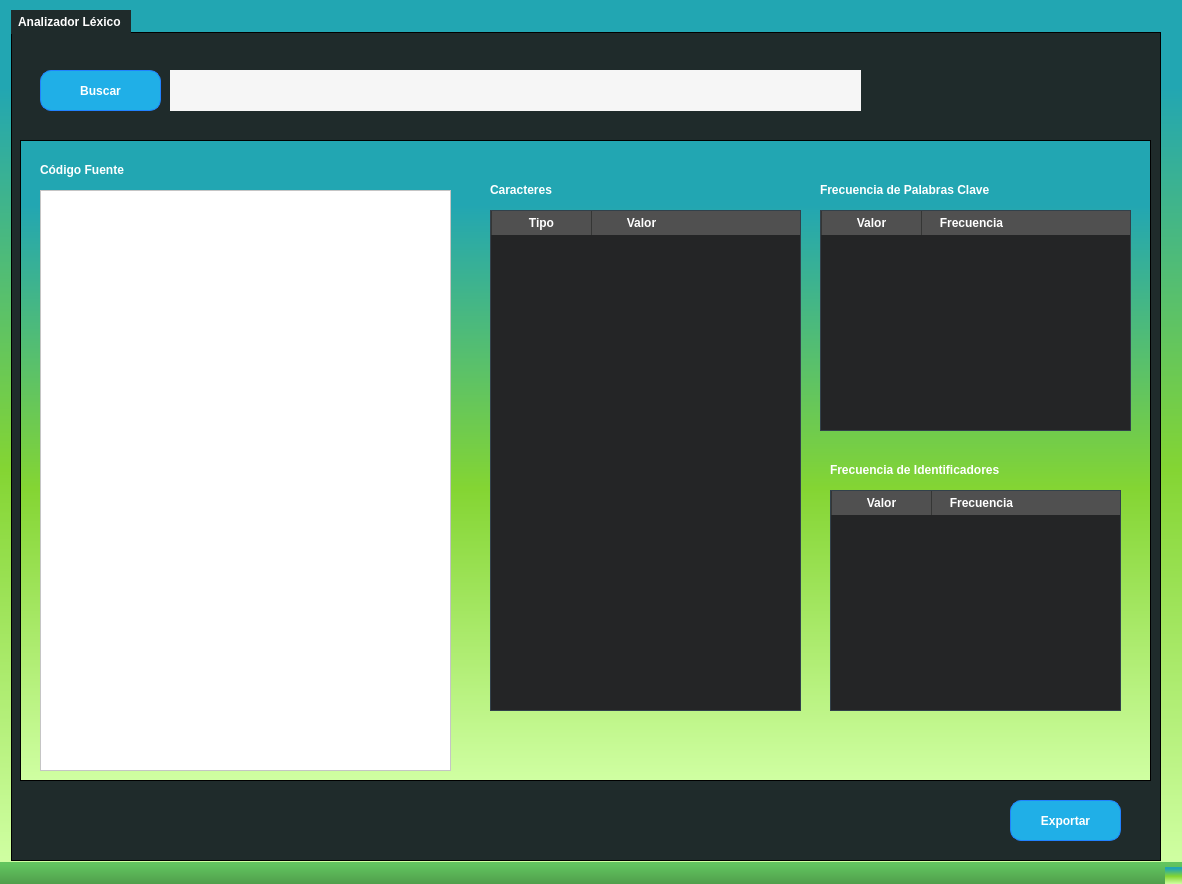
<?xml version="1.0" encoding="UTF-8"?>
<ui version="4.0">
 <class>MainWindow</class>
 <widget class="QMainWindow" name="MainWindow">
  <property name="geometry">
   <rect>
    <x>0</x>
    <y>0</y>
    <width>1182</width>
    <height>884</height>
   </rect>
  </property>
  <property name="windowTitle">
   <string>MainWindow</string>
  </property>
  <property name="styleSheet">
   <string notr="true">/*-----QWidget-----*/
QWidget
{
	background-color: qlineargradient(spread:repeat, x1:1, y1:0, x2:1, y2:1, stop:0.100962 rgba(34, 166, 178, 255),stop:0.543269 rgba(132, 213, 51, 255),stop:1 rgba(208, 255, 163, 255));
	color: #ffffff;
	font-weight: bold;
	border-color: #051a39;
	selection-background-color: #3b7e48;

}


/*-----QLabel-----*/
QLabel
{
	background-color: transparent;
	color: #ffffff;

}


QLabel::disabled
{
	background-color: transparent;
	color: #656565;

}


/*-----QMenuBar-----*/
QMenuBar
{
	background-color: qlineargradient(spread:repeat, x1:1, y1:0, x2:1, y2:1, stop:0.100962 rgba(34, 166, 178, 255),stop:1 rgba(24, 123, 132, 255));
	color: #ffffff;
	border-color: #051a39;

}


QMenuBar::disabled
{
	background-color: #404040;
	color: #656565;
	border-color: #051a39;

}


QMenuBar::item
{
    background-color: transparent;

}


QMenuBar::item:selected
{
    background-color: #5ab8a0;
    border: 1px solid #41cd52;

}


QMenuBar::item:pressed
{
    background-color: #3e7f6e;
    border: 1px solid #5ab8a0;
    margin-bottom: -1px;
    padding-bottom: 1px;

}


/*-----QMenu-----*/
QMenu
{
    background-color: #1f2b2b;
    border: 1px solid;
    color: #ffffff;

}


QMenu::separator
{
    height: 1px;
    background-color: #22af00;
    color: #ffffff;
    padding-left: 4px;
    margin-left: 10px;
    margin-right: 5px;

}


QMenu::item
{
    min-width : 150px;
    padding: 3px 20px 3px 20px;

}


QMenu::item:selected
{
    background-color: #22a6b2;
    color: #ffffff;

}


QMenu::item:disabled
{
    color: #262626;

}


/*-----QToolTip-----*/
QToolTip
{
	border : 1px solid #000000;
	background-color: #26264f;
	color: #ffffff;
	border-color: #051a39;

}


/*-----QPushButton-----*/
QPushButton
{
	background-color: #20afe7;
	color: #ffffff;
	border-style: solid;
	border-width: 1px;
	border-radius: 11px;
	border-color: #2082ff;
	padding: 5px;

}


QPushButton::disabled
{
	background-color: #404040;
	color: #656565;
	border-color: #051a39;

}


QPushButton::hover
{
	background-color: #33bdff;
	color: #ffffff;
	border-style: solid;
	border-width: 1px;
	border-radius: 11px;
	border-color: #2082ff;
	padding: 5px;

}


QPushButton::pressed
{
	background-color: #2082ff;
	color: #ffffff;
	border-style: solid;
	border-width: 1px;
	border-radius: 11px;
	border-color: #2082ff;
	padding: 5px;

}


/*-----QToolButton-----*/
QToolButton
{
	background-color: #20afe7;
	color: #ffffff;
	border-style: solid;
	border-width: 1px;
	border-radius: 11px;
	border-color: #2082ff;
	padding: 5px;

}


QToolButton::disabled
{
	background-color: #404040;
	color: #656565;
	border-color: #051a39;

}


QToolButton::hover
{
	background-color: #33bdff;
	color: #ffffff;
	border-style: solid;
	border-width: 1px;
	border-radius: 11px;
	border-color: #2082ff;
	padding: 5px;

}


QToolButton::pressed
{
	background-color: #2082ff;
	color: #ffffff;
	border-style: solid;
	border-width: 1px;
	border-radius: 11px;
	border-color: #2082ff;
	padding: 5px;

}


/*-----QComboBox-----*/
QComboBox
{
    background-color: #a9a9aa;
    border: 1px solid;
    padding-left: 6px;
    color: #000;
    height: 20px;

}


QComboBox::disabled
{
	background-color: #404040;
	color: #656565;
	border-color: #051a39;

}


QComboBox:hover
{
    background-color: #f6f6f6;

}


QComboBox:on
{
    background-color: #f8f6f0;

}


QComboBox QAbstractItemView
{
    background-color: #383838;
    color: #ffffff;
    border: 1px solid black;
    selection-background-color: #488f44;
    selection-color: #ffffff;
    outline: 0;

}


QComboBox::drop-down
{
    subcontrol-origin: padding;
    subcontrol-position: top right;
    width: 15px;

}


QComboBox::down-arrow
{
	background-color: #383838;	
    image: url(://arrow-down.png) 16px 16px;
    width: 18px;
    height: 18px;
	border-left: 1px solid black;

}


/*-----QSpinBox &amp; QDoubleSpinBox &amp; QDateTimeEdit-----*/
QSpinBox, 
QDoubleSpinBox,
QDateTimeEdit
{
	background-color: #f6f6f6;
	color: #000;
	border: 1px solid #a9a9aa;
	padding : 2px;

}


QSpinBox::disabled, 
QDoubleSpinBox::disabled,
QDateTimeEdit::disabled
{
	background-color: #404040;
	color: #656565;
	border-color: #051a39;

}


QSpinBox:hover, 
QDoubleSpinBox::hover,
QDateTimeEdit::hover
{
    background-color: #a9a9aa;
    border: 1px solid #a9a9aa;
    color:  #000;
    padding: 2px

}


QSpinBox::up-button, QSpinBox::down-button,
QDoubleSpinBox::up-button, QDoubleSpinBox::down-button,
QDateTimeEdit::up-button, QDateTimeEdit::down-button
{
    background-color: qlineargradient(spread:repeat, x1:1, y1:0, x2:1, y2:1, stop:0.100962 rgba(34, 166, 178, 255),stop:0.543269 rgba(132, 213, 51, 255),stop:1 rgba(208, 255, 163, 255));

}


QSpinBox::disabled, 
QDoubleSpinBox::disabled,
QDateTimeEdit::disabled
{
	background-color: #404040;
	color: #656565;
	border-color: #051a39;

}


QSpinBox::up-button:hover, QSpinBox::down-button:hover,
QDoubleSpinBox::up-button:hover, QDoubleSpinBox::down-button:hover,
QDateTimeEdit::up-button:hover, QDateTimeEdit::down-button:hover
{
    background-color: #92dd48;
    border: 1px solid #92dd48;

}


QSpinBox::up-button:disabled, QSpinBox::down-button:disabled,
QDoubleSpinBox::up-button:disabled, QDoubleSpinBox::down-button:disabled,
QDateTimeEdit::up-button:disabled, QDateTimeEdit::down-button:disabled
{
	background-color: #404040;
	color: #656565;
	border-color: #051a39;

}


QSpinBox::up-button:pressed, QSpinBox::down-button:pressed,
QDoubleSpinBox::up-button:pressed, QDoubleSpinBox::down-button::pressed,
QDateTimeEdit::up-button:pressed, QDateTimeEdit::down-button::pressed
{
    background-color: #57a951;
    border: 1px solid #57a951;

}


QSpinBox::down-arrow,
QDoubleSpinBox::down-arrow,
QDateTimeEdit::down-arrow
{
    image: url(://arrow-down.png);
    width: 7px;

}


QSpinBox::up-arrow,
QDoubleSpinBox::up-arrow,
QDateTimeEdit::up-arrow
{
    image: url(://arrow-up.png);
    width: 7px;

}


/*-----QLineEdit-----*/
QLineEdit
{
	background-color: #f6f6f6;
	color: #000;
	border-width: 1px;
	border-radius: 0px;
	border-color: #051a39;
	padding: 2px;

}


QLineEdit::hover
{
	background-color: #a9a9aa;
	color: #000;

}


QLineEdit::disabled
{
	background-color: #404040;
	color: #656565;
	border-width: 1px;
	border-radius: 3px;
	border-color: #051a39;
	padding: 2px;

}


/*-----QTextEdit-----*/
QTextEdit
{
	background-color: #ffffff;
	color: #010201;
	border-color: #051a39;

}


QTextEdit::disabled
{
	background-color: #404040;
	color: #656565;
	border-color: #051a39;

}


/*-----QGroupBox-----*/
QGroupBox 
{
	background-color: #1f2b2b;
    border: 1px inset #000;
    margin-top: 22px;
	margin-left: 1px;

}


QGroupBox::title  
{
    background-color: #1f2b2b;
    color: #ffffff;
    subcontrol-origin: margin;
    subcontrol-position: top left;
	margin-left: 1px;
    padding: 5px;

}


QGroupBox::title::disabled
{
	background-color: #404040;
	color: #656565;

}


/*-----QCheckBox-----*/
QCheckBox
{
    background-color: transparent;

}


QCheckBox::indicator
{
    color: #b1b1b1;
    background-color: #1f2b2b;
    border: 1px solid #2aaaa8;
    width: 12px;
    height: 12px;

}


QCheckBox::indicator:checked
{
    image:url(://checkbox.png);
	background-color: #1f2b2b;
    border: 1px solid #2aaaa8;

}


QCheckBox::indicator:unchecked:hover
{
    border: 1px solid #2aaaa8;

}


QCheckBox::disabled
{
	color: #656565;

}


QCheckBox::indicator:disabled
{
	background-color: #656565;
	color: #656565;
    border: 1px solid #656565;

}


/*-----QRadioButton-----*/
QRadioButton
{
    background-color: transparent;

}


QRadioButton::indicator::unchecked
{ 
	border: 1px inset gray; 
	border-radius: 5px; 
	background-color:  #a9a9aa;
	width: 9px; 
	height: 9px; 

}


QRadioButton::indicator::unchecked:hover
{ 
	border: 1px inset #2aaaa8; 
	border-radius: 5px; 
	background-color: gray;
	width: 9px; 
	height: 9px; 

}


QRadioButton::indicator::checked
{ 
	border: 1px solid #607cff; 
	border-radius: 5px; 
	background-color: #58fa53; 
	width: 9px; 
	height: 9px; 

}


QRadioButton::disabled
{
	color: #656565;

}


QRadioButton::indicator:disabled
{
	background-color: #656565;
	color: #656565;
    border: 2px solid #656565;

}


/*-----QTableView &amp; QTableWidget-----*/
QTableView
{
    background-color: #242526;
    border: 1px solid #32414B;
    color: #F0F0F0;
    gridline-color: #353635;
    outline : 0;
}

QTableView::item:hover
{
    background-color: #24602b;
    color: #F0F0F0;
}

QTableView::item:selected
{
    background-color: #60c461;
    border: 2px solid #60c461;
    color: #F0F0F0;
}

QTableCornerButton::section
{
    background-color: #505050;
    color: white;
}

QHeaderView
{
    background-color: #505050;
    color: white;
    border-radius: 0px;
    text-align: left;

}

QHeaderView::section
{
    background-color: #505050;
    color: white;
    border-radius: 0px;
    text-align: left;
	padding: 3px;
}

QHeaderView::section:checked
{
    color: #000000;
    background-color: #60c461;
}

QHeaderView::section::vertical::first,
QHeaderView::section::vertical::only-one
{
    border-top: 1px solid #353635;
}

QHeaderView::section::vertical
{
    border-top: 1px solid #353635;
}

QHeaderView::section::horizontal::first,
QHeaderView::section::horizontal::only-one
{
    border-left: 1px solid #353635;
}

QHeaderView::section::horizontal
{
    border-left: 1px solid #353635;
}


/*-----QTabWidget-----*/
QTabBar::tab
{
	background-color: #1f2b2b;
	color: #ffffff;
	border-style: solid;
	border-width: 1px;
	border-color: #051a39;
	padding: 5px;

}


QTabBar::tab:disabled
{
	background-color: #656565;
	color: #656565;

}


QTabWidget::pane
{
	background-color: transparent;
    border: 1px solid;
    border-color: #1f2b2b;

}


QTabBar::tab:selected
{
    background-color: #1f2b2b;
	color: #ffffff;
	border-style: solid;
	border-width: 0px;
	border-color: #051a39;
	padding: 5px;

}


QTabBar::tab:selected:disabled
{
	background-color: #404040;
	color: #656565;

}


QTabBar::tab:!selected 
{
    background-color: #262626;

}


QTabBar::tab:!selected:hover 
{
    background-color: #1f2b2b;

}


QTabBar::tab:top:!selected 
{
    margin-top: 3px;

}


QTabBar::tab:bottom:!selected 
{
    margin-bottom: 3px;

}


QTabBar::tab:top, QTabBar::tab:bottom 
{
    min-width: 8ex;
    margin-right: -1px;
    padding: 5px 10px 5px 10px;

}


QTabBar::tab:top:selected 
{
    border-bottom-color: none;

}


QTabBar::tab:bottom:selected 
{
    border-top-color: none;

}


QTabBar::tab:top:last, QTabBar::tab:bottom:last,
QTabBar::tab:top:only-one, QTabBar::tab:bottom:only-one 
{
    margin-right: 0;

}


QTabBar::tab:left:!selected 
{
    margin-right: 3px;

}


QTabBar::tab:right:!selected
{
    margin-left: 3px;

}


QTabBar::tab:left, QTabBar::tab:right 
{
    min-height: 8ex;
    margin-bottom: -1px;
    padding: 10px 5px 10px 5px;

}


QTabBar::tab:left:selected 
{
    border-left-color: none;

}


QTabBar::tab:right:selected 
{
    border-right-color: none;

}


QTabBar::tab:left:last, QTabBar::tab:right:last,
QTabBar::tab:left:only-one, QTabBar::tab:right:only-one 
{
    margin-bottom: 0;

}


/*-----QSlider-----*/
QSlider 
{
	background-color: transparent;

}

QSlider::groove:horizontal 
{
	background-color: transparent;
	height: 5px;

}


QSlider::sub-page:horizontal 
{
	background-color: #41cd52;

}


QSlider::add-page:horizontal 
{
	background-color: #a9a9aa;

}


QSlider::handle:horizontal 
{
	background-color: #41cd52;
	width: 14px;
	margin-top: -6px;
	margin-bottom: -6px;
	border-radius: 3px;

}


QSlider::handle:horizontal:hover 
{
	background-color: #22af00;
	border-radius: 3px;

}


QSlider::sub-page:horizontal:disabled 
{
	background-color: #bbb;
	border-color: #999;

}


QSlider::add-page:horizontal:disabled 
{
	background-color: #eee;
	border-color: #999;

}


QSlider::handle:horizontal:disabled 
{
	background-color: #eee;
	border: 1px solid #aaa;
	border-radius: 3px;

}


QSlider::groove:vertical 
{
	background-color: transparent;
	width: 5px;

}


QSlider::sub-page:vertical 
{
	background-color: #41cd52;

}


QSlider::add-page:vertical 
{
	background-color: #a9a9aa;

}


QSlider::handle:vertical 
{
	background-color: #41cd52;
	height: 14px;
	margin-left: -6px;
	margin-right: -6px;
	border-radius: 3px;

}


QSlider::handle:vertical:hover 
{
	background-color: #22af00;
	border-radius: 3px;

}


QSlider::sub-page:vertical:disabled 
{
	background-color: #bbb;
	border-color: #999;

}


QSlider::add-page:vertical:disabled 
{
	background-color: #eee;
	border-color: #999;

}


QSlider::handle:vertical:disabled 
{
	background-color: #eee;
	border: 1px solid #aaa;
	border-radius: 3px;

}


/*-----QDial-----*/
QDial
{
	background-color: #58ae53;

}


QDial::disabled
{
	background-color: #404040;

}


/*-----QScrollBar-----*/
QScrollBar:horizontal
{
    border: 1px solid #222222;
    background-color: #3d3d3d;
    height: 15px;
    margin: 0px 16px 0 16px;

}


QScrollBar::handle:horizontal
{
    background-color: #41cd52;
    min-height: 20px;

}


QScrollBar::add-line:horizontal
{
    border: 1px solid #1b1b19;
    background-color: #41cd52;
    width: 14px;
    subcontrol-position: right;
    subcontrol-origin: margin;

}


QScrollBar::sub-line:horizontal
{
    border: 1px solid #1b1b19;
    background-color: #41cd52;
    width: 14px;
    subcontrol-position: left;
    subcontrol-origin: margin;

}


QScrollBar::right-arrow:horizontal
{
    image: url(://arrow-right.png);
    width: 6px;
    height: 6px;

}


QScrollBar::left-arrow:horizontal
{
    image: url(://arrow-left.png);
    width: 6px;
    height: 6px;

}


QScrollBar::add-page:horizontal, QScrollBar::sub-page:horizontal
{
    background: none;

}


QScrollBar:vertical
{
    background-color: #3d3d3d;
    width: 13px;
    margin: 16px 0 16px 0;
    border: 1px solid #222222;

}


QScrollBar::handle:vertical
{
    background-color: #41cd52;
    min-height: 20px;

}


QScrollBar::add-line:vertical
{
    border: 1px solid #1b1b19;
    background-color: #41cd52;
    height: 14px;
    subcontrol-position: bottom;
    subcontrol-origin: margin;

}


QScrollBar::sub-line:vertical
{
    border: 1px solid #41cd52;
    background-color: #41cd52;
    height: 14px;
    subcontrol-position: top;
    subcontrol-origin: margin;

}


QScrollBar::up-arrow:vertical
{
    image: url(://arrow-up.png);
    width: 6px;
    height: 6px;

}


QScrollBar::down-arrow:vertical
{
    image: url(://arrow-down.png);
    width: 6px;
    height: 6px;

}


QScrollBar::add-page:vertical, QScrollBar::sub-page:vertical
{
    background: none;

}


/*-----QProgressBar-----*/
QProgressBar
{
	background-color: #a9a9aa;
	color: #000;
	border: 1px solid #000;
	text-align: center;

}


QProgressBar::chunk {
	background-color: #36b9b1;
	color: #fff;

}


QProgressBar::chunk:disabled {
	background-color: #656565;
	border: 1px solid #aaa;
	color: #656565;
}


/*-----QStatusBar-----*/
QStatusBar
{
	background-color: qlineargradient(spread:repeat, x1:1, y1:0, x2:1, y2:1, stop:0.100962 rgba(98, 197, 95, 255),stop:1 rgba(80, 158, 75, 255));
	color: #ffffff;
	border-color: #051a39;

}


</string>
  </property>
  <widget class="QWidget" name="centralwidget">
   <widget class="QGroupBox" name="groupBox">
    <property name="geometry">
     <rect>
      <x>10</x>
      <y>10</y>
      <width>1151</width>
      <height>851</height>
     </rect>
    </property>
    <property name="title">
     <string>Analizador Léxico </string>
    </property>
    <widget class="QPushButton" name="btn_buscar">
     <property name="geometry">
      <rect>
       <x>30</x>
       <y>60</y>
       <width>121</width>
       <height>41</height>
      </rect>
     </property>
     <property name="text">
      <string>Buscar</string>
     </property>
    </widget>
    <widget class="QLineEdit" name="ln_ruta_archivo">
     <property name="geometry">
      <rect>
       <x>160</x>
       <y>60</y>
       <width>691</width>
       <height>41</height>
      </rect>
     </property>
    </widget>
    <widget class="QFrame" name="frame">
     <property name="geometry">
      <rect>
       <x>10</x>
       <y>130</y>
       <width>1131</width>
       <height>641</height>
      </rect>
     </property>
     <property name="frameShape">
      <enum>QFrame::StyledPanel</enum>
     </property>
     <property name="frameShadow">
      <enum>QFrame::Raised</enum>
     </property>
     <widget class="QTextEdit" name="txt_fuente">
      <property name="geometry">
       <rect>
        <x>20</x>
        <y>50</y>
        <width>411</width>
        <height>581</height>
       </rect>
      </property>
     </widget>
     <widget class="QTableWidget" name="tb_resultado">
      <property name="geometry">
       <rect>
        <x>470</x>
        <y>70</y>
        <width>311</width>
        <height>501</height>
       </rect>
      </property>
      <column>
       <property name="text">
        <string>Tipo</string>
       </property>
      </column>
      <column>
       <property name="text">
        <string>Valor</string>
       </property>
      </column>
     </widget>
     <widget class="QTableWidget" name="tb_palabras_clave">
      <property name="geometry">
       <rect>
        <x>800</x>
        <y>70</y>
        <width>311</width>
        <height>221</height>
       </rect>
      </property>
      <column>
       <property name="text">
        <string>Valor</string>
       </property>
      </column>
      <column>
       <property name="text">
        <string>Frecuencia</string>
       </property>
      </column>
     </widget>
     <widget class="QTableWidget" name="tb_identificadores">
      <property name="geometry">
       <rect>
        <x>810</x>
        <y>350</y>
        <width>291</width>
        <height>221</height>
       </rect>
      </property>
      <column>
       <property name="text">
        <string>Valor</string>
       </property>
      </column>
      <column>
       <property name="text">
        <string>Frecuencia</string>
       </property>
      </column>
     </widget>
     <widget class="QLabel" name="label_3">
      <property name="geometry">
       <rect>
        <x>800</x>
        <y>40</y>
        <width>271</width>
        <height>20</height>
       </rect>
      </property>
      <property name="styleSheet">
       <string notr="true">font: 10pt &quot;Lucida Sans Unicode&quot;;</string>
      </property>
      <property name="text">
       <string>Frecuencia de Palabras Clave</string>
      </property>
     </widget>
     <widget class="QLabel" name="label_5">
      <property name="geometry">
       <rect>
        <x>810</x>
        <y>320</y>
        <width>271</width>
        <height>20</height>
       </rect>
      </property>
      <property name="styleSheet">
       <string notr="true">font: 10pt &quot;Lucida Sans Unicode&quot;;</string>
      </property>
      <property name="text">
       <string>Frecuencia de Identificadores</string>
      </property>
     </widget>
     <widget class="QLabel" name="label_6">
      <property name="geometry">
       <rect>
        <x>470</x>
        <y>40</y>
        <width>271</width>
        <height>20</height>
       </rect>
      </property>
      <property name="styleSheet">
       <string notr="true">font: 10pt &quot;Lucida Sans Unicode&quot;;</string>
      </property>
      <property name="text">
       <string>Caracteres</string>
      </property>
     </widget>
     <widget class="QLabel" name="label_7">
      <property name="geometry">
       <rect>
        <x>20</x>
        <y>20</y>
        <width>271</width>
        <height>20</height>
       </rect>
      </property>
      <property name="styleSheet">
       <string notr="true">font: 10pt &quot;Lucida Sans Unicode&quot;;</string>
      </property>
      <property name="text">
       <string>Código Fuente</string>
      </property>
     </widget>
    </widget>
    <widget class="QPushButton" name="btn_exportar">
     <property name="geometry">
      <rect>
       <x>1000</x>
       <y>790</y>
       <width>111</width>
       <height>41</height>
      </rect>
     </property>
     <property name="text">
      <string>Exportar</string>
     </property>
    </widget>
   </widget>
  </widget>
  <widget class="QStatusBar" name="statusbar"/>
 </widget>
 <resources/>
 <connections/>
</ui>
